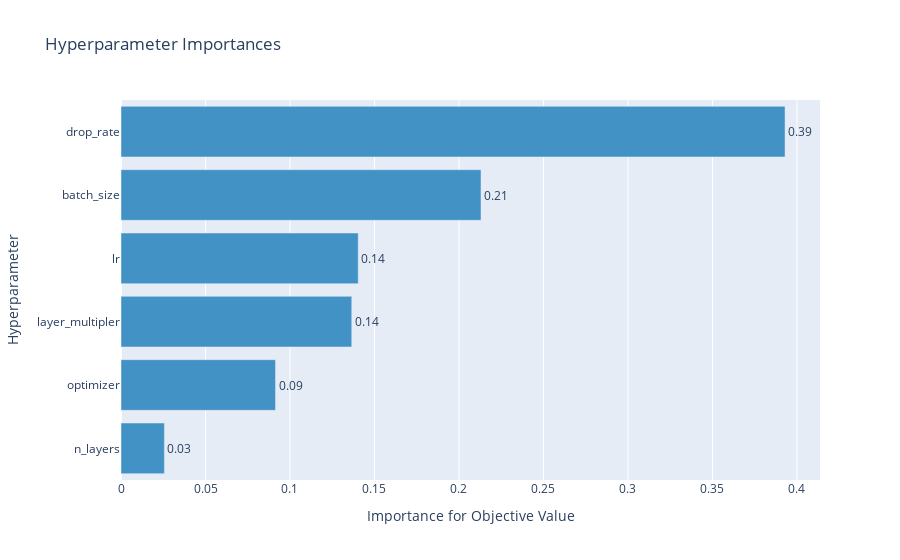

The notebook cell this image was saved under:
### Code cell
optuna.visualization.plot_param_importances(study)

### Figure 1 — Plotly figure (JSON) as saved in the notebook; plotly's stock layout.template omitted (floating-point values rounded to 4 significant figures)
{"data": [{"cliponaxis": false, "hovertemplate": ["n_layers (IntUniformDistribution): 0.02567422270337612<extra></extra>", "optimizer (CategoricalDistribution): 0.09143606302156947<extra></extra>", "layer_multipler (IntUniformDistribution): 0.13654664214825687<extra></extra>", "lr (LogUniformDistribution): 0.14038162182622835<extra></extra>", "batch_size (IntUniformDistribution): 0.21301925798996588<extra></extra>", "drop_rate (LogUniformDistribution): 0.3929421923106034<extra></extra>"], "marker": {"color": "rgb(66,146,198)"}, "orientation": "h", "text": ["0.02567422270337612", "0.09143606302156947", "0.13654664214825687", "0.14038162182622835", "0.21301925798996588", "0.3929421923106034"], "textposition": "outside", "texttemplate": "%{text:.2f}", "type": "bar", "x": [0.02567, 0.09144, 0.1365, 0.1404, 0.213, 0.3929], "y": ["n_layers", "optimizer", "layer_multipler", "lr", "batch_size", "drop_rate"]}], "layout": {"showlegend": false, "title": {"text": "Hyperparameter Importances"}, "xaxis": {"title": {"text": "Importance for Objective Value"}}, "yaxis": {"title": {"text": "Hyperparameter"}}}}
